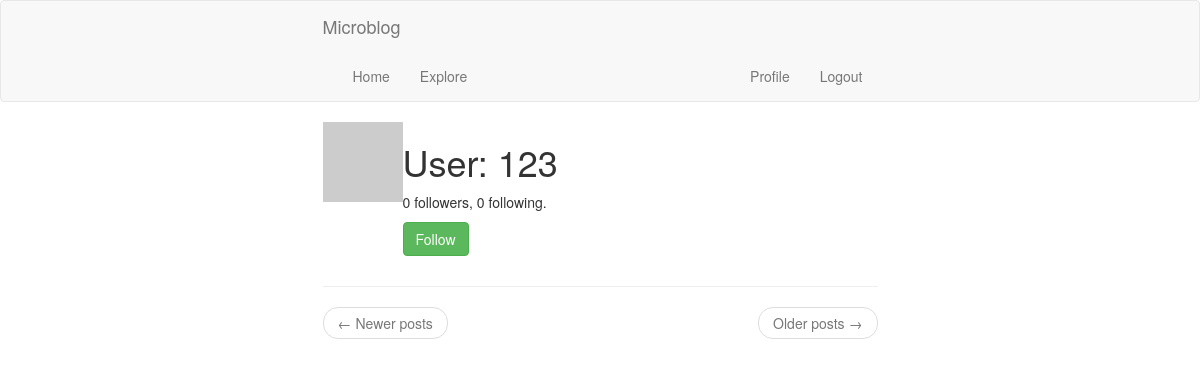
Before: /user/123 (signed in) with the older database file.
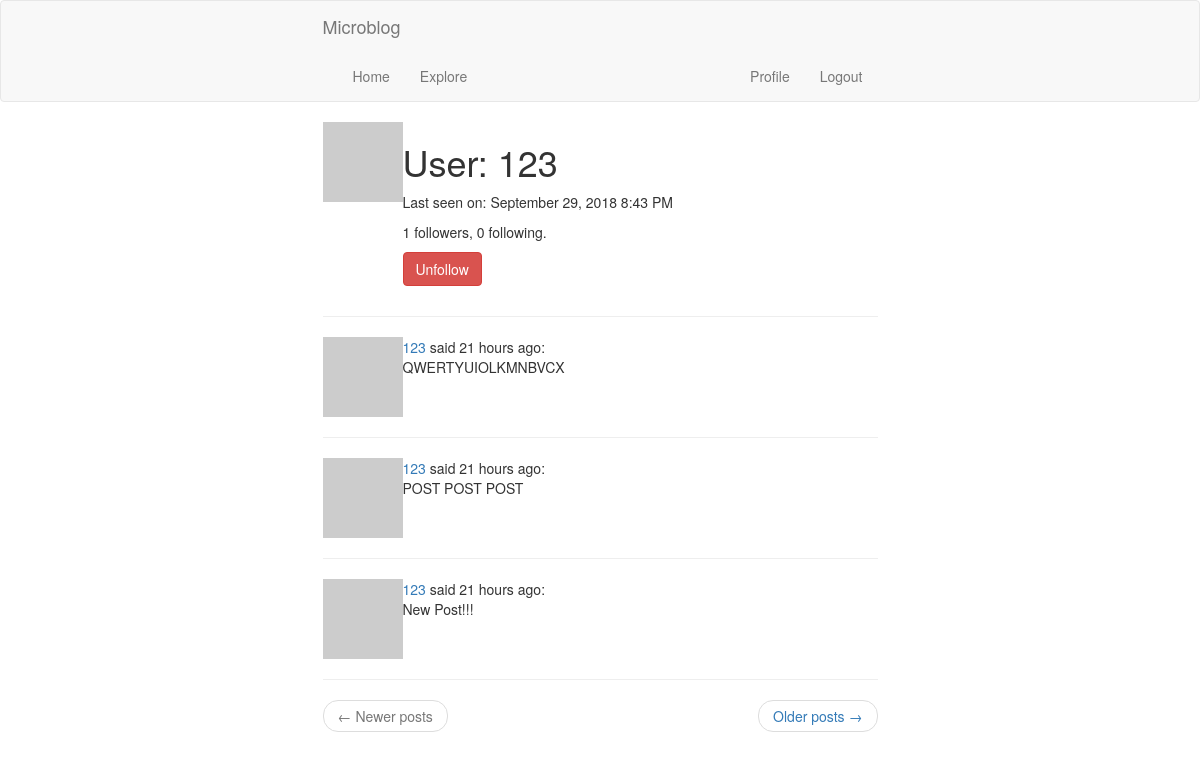
After: the same page with the newer database file.
### app/models.py (models this page shows, shortened)
class User(db.Model, UserMixin):
    id: int = db.Column(db.Integer, primary_key=True)
    username: str = db.Column(db.String(64), index=True, unique=True)
    email: str = db.Column(db.String(120), index=True, unique=True)
    password_hash: str = db.Column(db.String(128))
    about_me: str = db.Column(db.String(140))
    last_seen: str = db.Column(db.DateTime, default=datetime.utcnow)
    posts = db.relationship('Post', backref='author', lazy='dynamic')
    followed = db.relationship('User', secondary=followers,
                               primaryjoin=(followers.c.follower_id == id),
                               secondaryjoin=(followers.c.followed_id == id),
                               backref=db.backref('followers', lazy='dynamic'), lazy='dynamic')
    def avatar(self, size):
        digest = md5(self.email.lower().encode('utf-8')).hexdigest()
        return 'https://www.gravatar.com/avatar/{}?d=identicon&s={}'.format(digest, size)
    def is_following(self, user):
        return self.followed.filter(followers.c.followed_id == user.id).count() > 0

class Post(db.Model):
    id = db.Column(db.Integer, primary_key=True)
    body = db.Column(db.String(140))
    timestamp = db.Column(db.DateTime, index=True, default=datetime.utcnow)
    user_id = db.Column(db.Integer, db.ForeignKey('user.id'))

### app/routes.py (the view)
@app.route('/user/<username>')
@login_required
def user(username):
    user = User.query.filter_by(username=username).first_or_404()
    page = request.args.get('page', 1, type=int)
    posts = user.posts.order_by(Post.timestamp.desc()).paginate(page, app.config['POSTS_PER_PAGE'], False)
    next_url = url_for('user', username=user.username, page=posts.next_num) if posts.has_next else None
    prev_url = url_for('user', username=user.username, page=posts.prev_num) if posts.has_prev else None
    return render_template('user.html', user=user, posts=posts.items,
                           next_url=next_url, prev_url=prev_url)

### app/models.py (called while the page is built)
@login.user_loader
def load_user(id):
    return User.query.get(int(id))

### app/routes.py (called while the page is built)
@app.before_request
def before_request():
    if current_user.is_authenticated:
        current_user.last_seen = datetime.utcnow()
        db.session.commit()

### app/templates/user.html (shortened to what this page needs)
{% extends "base.html" %}
{% block app_content %}
    <table>
        <tr valign="top">
            <td><img src="{{ user.avatar(128) }}"></td>
            <td>
                <h1>User: {{ user.username }}</h1>
                {% if user.last_seen %}
                <p>Last seen on: {{ moment(user.last_seen).format('LLL') }}</p>
                {% endif %}
                <p>{{ user.followers.count() }} followers, {{ user.followed.count() }} following.</p>
                {% if user == current_user %}
                <p><a href="{{ url_for('edit_profile') }}">Edit your profile</a></p>
                {% elif not current_user.is_following(user) %}
                <p><a class="btn btn-success" href="{{ url_for('follow', username=user.username) }}">Follow</a></p>
                {% else %}
                <p><a class="btn btn-danger" href="{{ url_for('unfollow', username=user.username) }}">Unfollow</a></p>
                {% endif %}
            </td>
        </tr>
    </table>
    <hr>
    {% for post in posts %}
        {% include '_post.html' %}
    {% endfor %}
    <nav aria-label="...">
        <ul class="pager">
            <li class="previous{% if not prev_url %} disabled{% endif %}">
                <a href="{{ prev_url or '#' }}">
                    <span aria-hidden="true">&larr;</span> Newer posts
                </a>
            </li>
            <li class="next{% if not next_url %} disabled{% endif %}">
                <a href="{{ next_url or '#' }}">
                    Older posts <span aria-hidden="true">&rarr;</span>
                </a>
            </li>
        </ul>
    </nav>
{% endblock %}

### app/templates/base.html (shortened to what this page needs)
{% extends 'bootstrap/base.html' %}
{% block navbar %}
    <nav class="navbar navbar-default">
        <div class="container">
            <div class="row">
                <div class="col-sm-8 col-sm-offset-2 col-lg-6 col-lg-offset-3">
                    <div class="navbar-header">
                        <a class="navbar-brand" href="{{ url_for('index') }}">Microblog</a>
                    </div>
                </div>
            </div>
            <div class="row">
                <div class="col-sm-8 col-sm-offset-2 col-lg-6 col-lg-offset-3">
                    <div class="collapse navbar-collapse" id="bs-example-navbar-collapse-1">
                        <ul class="nav navbar-nav">
                            <li><a href="{{ url_for('index') }}">Home</a></li>
                            <li><a href="{{ url_for('explore') }}">Explore</a></li>
                        </ul>
                        <ul class="nav navbar-nav navbar-right">
                            {% if current_user.is_anonymous %}
                            <li><a href="{{ url_for('login') }}">Login</a></li>
                            {% else %}
                            <li><a href="{{ url_for('user', username=current_user.username) }}">Profile</a></li>
                            <li><a href="{{ url_for('logout') }}">Logout</a></li>
                            {% endif %}
                        </ul>
                    </div>
                </div>
            </div>
        </div>
    </nav>
{% endblock %}
{% block content %}
    <div class="container">
        <div class="row">
            <div class="col-sm-8 col-sm-offset-2 col-lg-6 col-lg-offset-3">
                {% block app_content %}{% endblock %}
            </div>
        </div>
    </div>
{% endblock %}

### app/templates/_post.html
<table>
    <tr valign="top">
        <td width="70px">
            <a href="{{ url_for('user', username=post.author.username) }}">
                <img src="{{ post.author.avatar(70) }}">
            </a>
        </td>
        <td>
            <a href="{{ url_for('user', username=post.author.username) }}">
                {{ post.author.username }}
            </a>
            said {{ moment(post.timestamp).fromNow() }}:
            <br>
            {{ post.body }}
        </td>
    </tr>
</table>
<hr>

Changed rows visible on the page:
changed User: last_seen (not shown) → "September 29, 2018 8:43 PM"
added Post: author.username "123", timestamp "21 hours ago", body "QWERTYUIOLKMNBVCX"
added Post: author.username "123", timestamp "21 hours ago", body "POST POST POST"
added Post: author.username "123", timestamp "21 hours ago", body "New Post!!!"
Other visible differences:
{{ user.followers.count() }}: "0" → "1"
text no longer shown: "Follow"
text now shown: "Last seen on: Unfollow"
